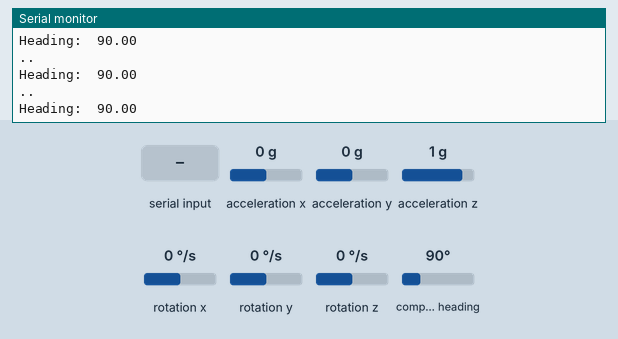
A sketch run on a simulated ESP32. Shown: the last lines printed to the serial monitor. The inputs (shaded band) are chosen by the test bench; at power-on: compass heading 90°, acceleration x 0 g, acceleration y 0 g, acceleration z 1 g, rotation x 0 °/s, rotation y 0 °/s, rotation z 0 °/s. The modem accepts every AT command (registered, SIM ready, sends succeed) and sends nothing else.

Above: at 2.2 s.
2.3 s: "r" received over Serial
At 2.78 s:
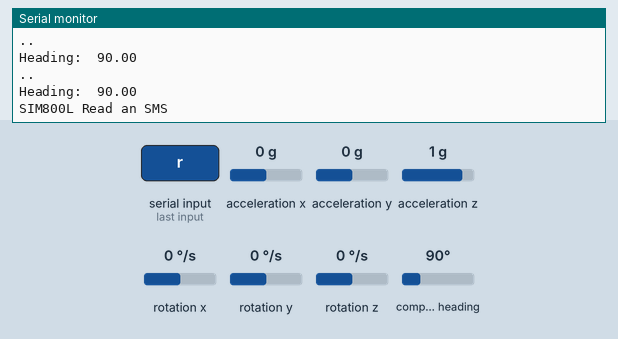
4.4 s: "c" received over Serial
7.1 s: "s" received over the second serial link
8.8 s: "r" received over the second serial link
10.3 s: "c" received over the second serial link
11.8 s: compass heading set to 7°
At 12.3 s:
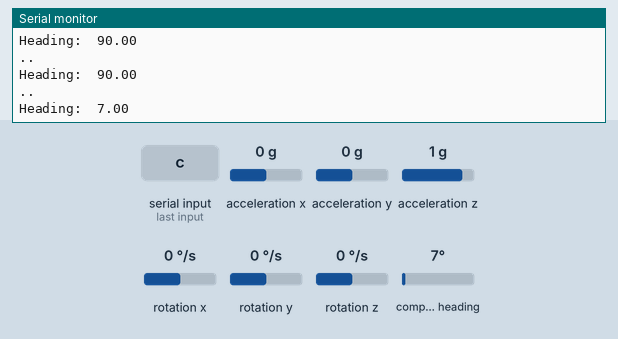

Measured:
- after the input at 2.3 s, the serial monitor: prints a new line after 0.23 s (image 1)
- after the input at 11.8 s, the serial monitor: prints a new line after 0.05 s (image 2)

The sketch:

Terakhir.ino
```cpp
#include "HardwareSerial.h"//uart
#include <TouchScreen.h>//touchscreen
#include <LSM303.h>//compas
#include <Wire.h>//I2C
#include <TFT_eSPI.h>

//GSM Object & Variable----------------------------
#define SIM_TX        16
#define SIM_RX        17
#define SIM_BAUDRATE  9600

int _timeout;
String _buffer;
String number = "+6281299288241";

HardwareSerial SIM(2);

//TFT Object & Variable----------------------------

//Gyro GY511 variable------------------------------
LSM303 cmps;
#define GY_SCL 32
#define GY_SDA 33

//Others variable
double prev_millis[4], interval[4] = {500,500,500,500};


void setup() {
  Serial.begin(9600);

  GSM_init();

  COMPASS_init();

}

void loop() {
  //Process 1
  if(millis() > prev_millis[0] + interval[0]){
    prev_millis[0] = millis();
    GSM_routine();
    Serial.println("..");
    COMPASS_routine();
  }

  //Process 2

  //Process 3

  //Process 4
}
```

COMPASS.ino
```cpp
void COMPASS_init(){
  // TwoWire COMPASS_I2C = TwoWire(0);
  // COMPASS_I2C.begin();
  Wire.begin();
  cmps.init();
  cmps.enableDefault();

  Serial.println("Compass Complete...");

  /*
  Calibration values; the default values of +/-32767 for each axis
  lead to an assumed magnetometer bias of 0. Use the Calibrate example
  program to determine appropriate values for your particular unit.
  */
  cmps.m_min = (LSM303::vector<int16_t>){-32767, -32767, -32767};
  cmps.m_max = (LSM303::vector<int16_t>){+32767, +32767, +32767};
}

void COMPASS_routine(){
  cmps.read();

  float heading = cmps.heading();

  Serial.print("Heading:  ");
  Serial.println(heading);
  delay(200);
}
```

GSM.ino
```cpp
void GSM_routine(){
    if (Serial.available() > 0)
    switch (Serial.read())
    {
      case 's':
        SendMessage();
        break;
      case 'r':
        RecieveMessage();
        break;
      case 'c':
        callNumber();
        break;
    }
  if (SIM.available() > 0)
    Serial.write(SIM.read());
}

void GSM_init(){
  _buffer.reserve(50);
  Serial.println("Sistem Started...");
  SIM.begin(SIM_BAUDRATE, SERIAL_8N1, SIM_TX, SIM_RX);
  delay(1000);
  Serial.println("Type s to send an SMS, r to receive an SMS, and c to make a call");
}

void SendMessage()
{
  //Serial.println ("Sending Message");
  SIM.println("AT+CMGF=1");    //Sets the GSM Module in Text Mode
  delay(200);
  //Serial.println ("Set SMS Number");
  SIM.println("AT+CMGS=\"" + number + "\"\r"); //Mobile phone number to send message
  delay(200);
  String SMS = "Hello, how are you? greetings from miliohm.com admin";
  SIM.println(SMS);
  delay(100);
  SIM.println((char)26);// ASCII code of CTRL+Z
  delay(200);
  _buffer = _readSerial();
}

void RecieveMessage()
{
  Serial.println ("SIM800L Read an SMS");
  SIM.println("AT+CMGF=1");
  delay (200);
  SIM.println("AT+CNMI=1,2,0,0,0"); // AT Command to receive a live SMS
  delay(200);
  Serial.write ("Unread Message done");
}

String _readSerial() {
  _timeout = 0;
  while  (!SIM.available() && _timeout < 12000  )
  {
    delay(13);
    _timeout++;
  }
  if (SIM.available()) {
    return SIM.readString();
  }
}

void callNumber() {
  SIM.print (F("ATD"));
  SIM.print (number);
  SIM.print (F(";\r\n"));
  _buffer = _readSerial();
  Serial.println(_buffer);
}
```

TFT.ino
```cpp

```
